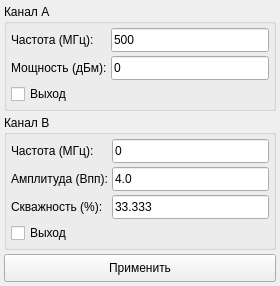
<?xml version="1.0" encoding="UTF-8"?>
<ui version="4.0">
 <class>AkipWidget</class>
 <widget class="QWidget" name="AkipWidget">
  <property name="geometry">
   <rect>
    <x>0</x>
    <y>0</y>
    <width>280</width>
    <height>200</height>
   </rect>
  </property>
  <property name="windowTitle">
   <string>Управление АКИП</string>
  </property>
  <layout class="QVBoxLayout" name="verticalLayout">
   <property name="spacing">
    <number>4</number>
   </property>
   <property name="leftMargin">
    <number>4</number>
   </property>
   <property name="topMargin">
    <number>4</number>
   </property>
   <property name="rightMargin">
    <number>4</number>
   </property>
   <property name="bottomMargin">
    <number>4</number>
   </property>
   <item>
    <widget class="QGroupBox" name="groupBoxChannelA">
     <property name="title">
      <string>Канал A</string>
     </property>
     <layout class="QGridLayout" name="gridLayoutA">
      <property name="leftMargin">
       <number>4</number>
      </property>
      <property name="topMargin">
       <number>4</number>
      </property>
      <property name="rightMargin">
       <number>4</number>
      </property>
      <property name="bottomMargin">
       <number>4</number>
      </property>
      <property name="spacing">
       <number>4</number>
      </property>
      <item row="0" column="0">
       <widget class="QLabel" name="labelFreqA">
        <property name="text">
         <string>Частота (МГц):</string>
        </property>
       </widget>
      </item>
      <item row="0" column="1">
       <widget class="QLineEdit" name="editFreqA">
        <property name="minimumSize">
         <size>
          <width>0</width>
          <height>24</height>
         </size>
        </property>
        <property name="text">
         <string>500</string>
        </property>
       </widget>
      </item>
      <item row="1" column="0">
       <widget class="QLabel" name="labelPowerA">
        <property name="text">
         <string>Мощность (дБм):</string>
        </property>
       </widget>
      </item>
      <item row="1" column="1">
       <widget class="QLineEdit" name="editPowerA">
        <property name="minimumSize">
         <size>
          <width>0</width>
          <height>24</height>
         </size>
        </property>
        <property name="text">
         <string>0</string>
        </property>
       </widget>
      </item>
      <item row="2" column="0" colspan="2">
       <widget class="QCheckBox" name="chkOutputA">
        <property name="text">
         <string>Выход</string>
        </property>
       </widget>
      </item>
     </layout>
    </widget>
   </item>
   <item>
    <widget class="QGroupBox" name="groupBoxChannelB">
     <property name="title">
      <string>Канал B</string>
     </property>
     <layout class="QGridLayout" name="gridLayoutB">
      <property name="leftMargin">
       <number>4</number>
      </property>
      <property name="topMargin">
       <number>4</number>
      </property>
      <property name="rightMargin">
       <number>4</number>
      </property>
      <property name="bottomMargin">
       <number>4</number>
      </property>
      <property name="spacing">
       <number>4</number>
      </property>
      <item row="0" column="0">
       <widget class="QLabel" name="labelFreqB">
        <property name="text">
         <string>Частота (МГц):</string>
        </property>
       </widget>
      </item>
      <item row="0" column="1">
       <widget class="QLineEdit" name="editFreqB">
        <property name="minimumSize">
         <size>
          <width>0</width>
          <height>24</height>
         </size>
        </property>
        <property name="text">
         <string>0</string>
        </property>
       </widget>
      </item>
      <item row="1" column="0">
       <widget class="QLabel" name="labelAmplB">
        <property name="text">
         <string>Амплитуда (Впп):</string>
        </property>
       </widget>
      </item>
      <item row="1" column="1">
       <widget class="QLineEdit" name="editAmplB">
        <property name="minimumSize">
         <size>
          <width>0</width>
          <height>24</height>
         </size>
        </property>
        <property name="text">
         <string>4.0</string>
        </property>
       </widget>
      </item>
      <item row="2" column="0">
       <widget class="QLabel" name="labelDutyB">
        <property name="text">
         <string>Скважность (%):</string>
        </property>
       </widget>
      </item>
      <item row="2" column="1">
       <widget class="QLineEdit" name="editDutyB">
        <property name="minimumSize">
         <size>
          <width>0</width>
          <height>24</height>
         </size>
        </property>
        <property name="text">
         <string>33.333</string>
        </property>
       </widget>
      </item>
      <item row="3" column="0" colspan="2">
       <widget class="QCheckBox" name="chkOutputB">
        <property name="text">
         <string>Выход</string>
        </property>
       </widget>
      </item>
     </layout>
    </widget>
   </item>
   <item>
    <widget class="QPushButton" name="pushButtonApply">
     <property name="minimumSize">
      <size>
       <width>0</width>
       <height>28</height>
      </size>
     </property>
     <property name="text">
      <string>Применить</string>
     </property>
    </widget>
   </item>
  </layout>
 </widget>
 <resources/>
 <connections/>
</ui>
